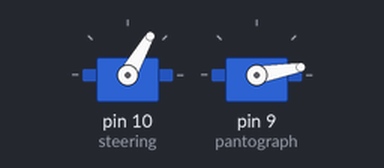
This sketch was run on a simulated Arduino Uno, built with avr-gcc and run on an emulated ATmega328P. Shown: 2 × servo.

Above: at 0.05 s.
At 6.0 s:
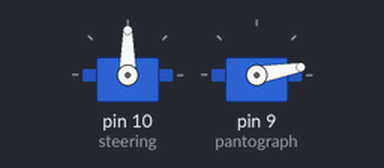
At 9.0 s:
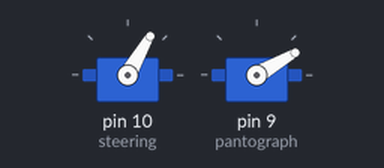
At 12.0 s:
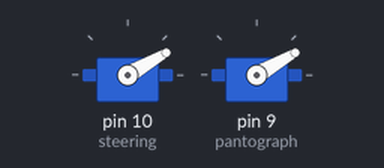
Timing chart, 0 to 15.6 s (numbered marks = the images above):
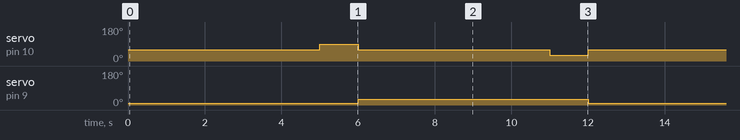

Measured:
- by itself, servo on pin 10 (steering): repeats every 12.0 s: 60° 5.0 s, 30° 1.0 s, 60° 5.0 s, 90° 1.0 s
- by itself, servo on pin 9 (pantograph): alternates 30° for 6.0 s and 10° for 6.0 s

The sketch:

bus.ino
```cpp
#include <AFMotor.h>
#include <Servo.h>

Servo steering;
Servo pantograph;

AF_DCMotor motor(2);

int angle = 10;
int range = 20;

void setup() {
  steering.attach(10);
  pantograph.attach(9);
  steering.write(60);
  pantograph.write(angle);
  Serial.begin(9600);
}

void loop() {
  delay(5000);
  steering.write(90);
  delay(1000);
  steering.write(60);
  pantograph.write(angle+range);
  delay(5000);
  steering.write(30);
  delay(1000);
  pantograph.write(angle);
  steering.write(60);
}
```
